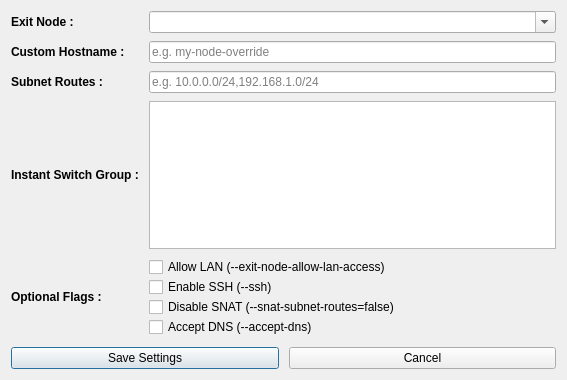
<?xml version='1.0' encoding='utf-8'?>
<ui version="4.0">
 <class>NodeDialog</class>
 <widget class="QDialog" name="NodeDialog">
  <property name="geometry">
   <rect>
    <x>0</x>
    <y>0</y>
    <width>567</width>
    <height>380</height>
   </rect>
  </property>
  <property name="windowTitle">
   <string>Advanced Options</string>
  </property>
  <layout class="QVBoxLayout" name="verticalLayout">
   <property name="spacing">
    <number>10</number>
   </property>
   <item>
    <layout class="QGridLayout" name="gridLayout">
     <property name="verticalSpacing">
      <number>8</number>
     </property>
     <item row="1" column="0">
      <widget class="QLabel" name="labelExitNode">
       <property name="font">
        <font>
         <pointsize>9</pointsize>
         <bold>true</bold>
        </font>
       </property>
       <property name="text">
        <string>Exit Node :</string>
       </property>
      </widget>
     </item>
     <item row="5" column="1">
      <layout class="QGridLayout" name="flagsLayout">
       <item row="3" column="0">
        <widget class="QCheckBox" name="chkAcceptDNS">
         <property name="text">
          <string>Accept DNS (--accept-dns)</string>
         </property>
        </widget>
       </item>
       <item row="0" column="0">
        <widget class="QCheckBox" name="chkAllowLAN">
         <property name="text">
          <string>Allow LAN (--exit-node-allow-lan-access)</string>
         </property>
        </widget>
       </item>
       <item row="2" column="0">
        <widget class="QCheckBox" name="chkDisableSNAT">
         <property name="text">
          <string>Disable SNAT (--snat-subnet-routes=false)</string>
         </property>
        </widget>
       </item>
       <item row="1" column="0">
        <widget class="QCheckBox" name="chkSSH">
         <property name="text">
          <string>Enable SSH (--ssh)</string>
         </property>
        </widget>
       </item>
      </layout>
     </item>
     <item row="3" column="0">
      <widget class="QLabel" name="labelRoutes">
       <property name="font">
        <font>
         <pointsize>9</pointsize>
         <bold>true</bold>
        </font>
       </property>
       <property name="text">
        <string>Subnet Routes :</string>
       </property>
      </widget>
     </item>
     <item row="3" column="1">
      <widget class="QLineEdit" name="lineEditRoutes">
       <property name="placeholderText">
        <string>e.g. 10.0.0.0/24,192.168.1.0/24</string>
       </property>
      </widget>
     </item>
     <item row="4" column="0">
      <widget class="QLabel" name="labelNativeProfile">
       <property name="font">
        <font>
         <pointsize>9</pointsize>
         <bold>true</bold>
        </font>
       </property>
       <property name="text">
        <string>Instant Switch Group :</string>
       </property>
      </widget>
     </item>
     <item row="5" column="0">
      <widget class="QLabel" name="labelFlags">
       <property name="font">
        <font>
         <pointsize>9</pointsize>
         <bold>true</bold>
        </font>
       </property>
       <property name="text">
        <string>Optional Flags :</string>
       </property>
      </widget>
     </item>
     <item row="4" column="1">
      <widget class="QListWidget" name="listNativeSwitch">
       <property name="minimumSize">
        <size>
         <width>0</width>
         <height>120</height>
        </size>
       </property>
      </widget>
     </item>
     <item row="1" column="1">
      <widget class="QComboBox" name="comboBoxExitNode">
       <property name="editable">
        <bool>true</bool>
       </property>
      </widget>
     </item>
    <item row="2" column="0"><widget class="QLabel" name="labelHostname"><property name="font"><font><pointsize>9</pointsize><bold>true</bold></font></property><property name="text"><string>Custom Hostname :</string></property></widget></item><item row="2" column="1"><widget class="QLineEdit" name="lineEditHostname"><property name="placeholderText"><string>e.g. my-node-override</string></property></widget></item></layout>
   </item>
   <item>
    <layout class="QHBoxLayout" name="buttonLayout">
     <property name="spacing">
      <number>10</number>
     </property>
     <item>
      <widget class="QPushButton" name="btnSave">
       <property name="text">
        <string>Save Settings</string>
       </property>
      </widget>
     </item>
     <item>
      <widget class="QPushButton" name="btnCancel">
       <property name="text">
        <string>Cancel</string>
       </property>
      </widget>
     </item>
    </layout>
   </item>
  </layout>
 </widget>
 <resources />
 <connections />
</ui>
